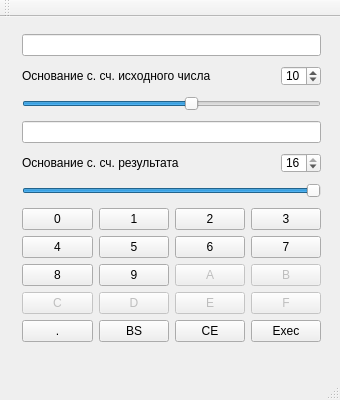
<?xml version="1.0" encoding="UTF-8"?>
<ui version="4.0">
 <class>MainWindow</class>
 <widget class="QMainWindow" name="MainWindow">
  <property name="geometry">
   <rect>
    <x>0</x>
    <y>0</y>
    <width>340</width>
    <height>400</height>
   </rect>
  </property>
  <property name="minimumSize">
   <size>
    <width>340</width>
    <height>400</height>
   </size>
  </property>
  <property name="maximumSize">
   <size>
    <width>340</width>
    <height>400</height>
   </size>
  </property>
  <property name="windowTitle">
   <string>Конвертер</string>
  </property>
  <widget class="QWidget" name="centralWidget">
   <widget class="QWidget" name="">
    <property name="geometry">
     <rect>
      <x>11</x>
      <y>2</y>
      <width>321</width>
      <height>341</height>
     </rect>
    </property>
    <layout class="QGridLayout" name="glAll">
     <item row="6" column="0" colspan="3">
      <layout class="QGridLayout" name="glButtons">
       <item row="0" column="0">
        <widget class="QPushButton" name="pb0">
         <property name="text">
          <string>0</string>
         </property>
         <property name="checkable">
          <bool>false</bool>
         </property>
        </widget>
       </item>
       <item row="0" column="1">
        <widget class="QPushButton" name="pb1">
         <property name="text">
          <string>1</string>
         </property>
        </widget>
       </item>
       <item row="0" column="2">
        <widget class="QPushButton" name="pb2">
         <property name="text">
          <string>2</string>
         </property>
        </widget>
       </item>
       <item row="0" column="3">
        <widget class="QPushButton" name="pb3">
         <property name="text">
          <string>3</string>
         </property>
        </widget>
       </item>
       <item row="1" column="0">
        <widget class="QPushButton" name="pb4">
         <property name="text">
          <string>4</string>
         </property>
        </widget>
       </item>
       <item row="1" column="1">
        <widget class="QPushButton" name="pb5">
         <property name="text">
          <string>5</string>
         </property>
        </widget>
       </item>
       <item row="1" column="2">
        <widget class="QPushButton" name="pb6">
         <property name="text">
          <string>6</string>
         </property>
        </widget>
       </item>
       <item row="1" column="3">
        <widget class="QPushButton" name="pb7">
         <property name="text">
          <string>7</string>
         </property>
        </widget>
       </item>
       <item row="2" column="0">
        <widget class="QPushButton" name="pb8">
         <property name="text">
          <string>8</string>
         </property>
        </widget>
       </item>
       <item row="2" column="1">
        <widget class="QPushButton" name="pb9">
         <property name="text">
          <string>9</string>
         </property>
        </widget>
       </item>
       <item row="2" column="2">
        <widget class="QPushButton" name="pbA">
         <property name="enabled">
          <bool>false</bool>
         </property>
         <property name="text">
          <string>A</string>
         </property>
        </widget>
       </item>
       <item row="2" column="3">
        <widget class="QPushButton" name="pbB">
         <property name="enabled">
          <bool>false</bool>
         </property>
         <property name="text">
          <string>B</string>
         </property>
        </widget>
       </item>
       <item row="3" column="0">
        <widget class="QPushButton" name="pbC">
         <property name="enabled">
          <bool>false</bool>
         </property>
         <property name="text">
          <string>C</string>
         </property>
        </widget>
       </item>
       <item row="3" column="1">
        <widget class="QPushButton" name="pbD">
         <property name="enabled">
          <bool>false</bool>
         </property>
         <property name="text">
          <string>D</string>
         </property>
        </widget>
       </item>
       <item row="3" column="2">
        <widget class="QPushButton" name="pbE">
         <property name="enabled">
          <bool>false</bool>
         </property>
         <property name="text">
          <string>E</string>
         </property>
        </widget>
       </item>
       <item row="3" column="3">
        <widget class="QPushButton" name="pbF">
         <property name="enabled">
          <bool>false</bool>
         </property>
         <property name="text">
          <string>F</string>
         </property>
        </widget>
       </item>
       <item row="4" column="0">
        <widget class="QPushButton" name="pbDot">
         <property name="text">
          <string>.</string>
         </property>
        </widget>
       </item>
       <item row="4" column="1">
        <widget class="QPushButton" name="pbBackspace">
         <property name="text">
          <string>BS</string>
         </property>
        </widget>
       </item>
       <item row="4" column="2">
        <widget class="QPushButton" name="pbClear">
         <property name="text">
          <string>CE</string>
         </property>
        </widget>
       </item>
       <item row="4" column="3">
        <widget class="QPushButton" name="pbExec">
         <property name="text">
          <string>Exec</string>
         </property>
        </widget>
       </item>
      </layout>
     </item>
     <item row="2" column="0" colspan="3">
      <widget class="QSlider" name="hsFrom">
       <property name="minimum">
        <number>2</number>
       </property>
       <property name="maximum">
        <number>16</number>
       </property>
       <property name="pageStep">
        <number>10</number>
       </property>
       <property name="value">
        <number>10</number>
       </property>
       <property name="orientation">
        <enum>Qt::Horizontal</enum>
       </property>
      </widget>
     </item>
     <item row="1" column="2">
      <widget class="QSpinBox" name="sbFrom">
       <property name="minimumSize">
        <size>
         <width>0</width>
         <height>0</height>
        </size>
       </property>
       <property name="maximumSize">
        <size>
         <width>40</width>
         <height>20</height>
        </size>
       </property>
       <property name="minimum">
        <number>2</number>
       </property>
       <property name="maximum">
        <number>16</number>
       </property>
       <property name="value">
        <number>10</number>
       </property>
      </widget>
     </item>
     <item row="1" column="0" colspan="2">
      <widget class="QLabel" name="lFrom">
       <property name="text">
        <string>Основание с. сч. исходного числа</string>
       </property>
      </widget>
     </item>
     <item row="3" column="0" colspan="3">
      <widget class="QLineEdit" name="leTo">
       <property name="readOnly">
        <bool>true</bool>
       </property>
       <property name="clearButtonEnabled">
        <bool>false</bool>
       </property>
      </widget>
     </item>
     <item row="5" column="0" colspan="3">
      <widget class="QSlider" name="hsTo">
       <property name="minimum">
        <number>2</number>
       </property>
       <property name="maximum">
        <number>16</number>
       </property>
       <property name="value">
        <number>16</number>
       </property>
       <property name="orientation">
        <enum>Qt::Horizontal</enum>
       </property>
      </widget>
     </item>
     <item row="4" column="0" colspan="2">
      <widget class="QLabel" name="lTo">
       <property name="text">
        <string>Основание с. сч. результата</string>
       </property>
      </widget>
     </item>
     <item row="4" column="2">
      <widget class="QSpinBox" name="sbTo">
       <property name="maximumSize">
        <size>
         <width>40</width>
         <height>20</height>
        </size>
       </property>
       <property name="minimum">
        <number>2</number>
       </property>
       <property name="maximum">
        <number>16</number>
       </property>
       <property name="value">
        <number>16</number>
       </property>
      </widget>
     </item>
     <item row="0" column="0" colspan="3">
      <widget class="QLineEdit" name="leFrom">
       <property name="clearButtonEnabled">
        <bool>true</bool>
       </property>
      </widget>
     </item>
    </layout>
   </widget>
  </widget>
  <widget class="QMenuBar" name="menuBar">
   <property name="geometry">
    <rect>
     <x>0</x>
     <y>0</y>
     <width>340</width>
     <height>21</height>
    </rect>
   </property>
  </widget>
  <widget class="QToolBar" name="mainToolBar">
   <attribute name="toolBarArea">
    <enum>TopToolBarArea</enum>
   </attribute>
   <attribute name="toolBarBreak">
    <bool>false</bool>
   </attribute>
  </widget>
  <widget class="QStatusBar" name="statusBar"/>
 </widget>
 <layoutdefault spacing="6" margin="11"/>
 <tabstops>
  <tabstop>leFrom</tabstop>
  <tabstop>sbFrom</tabstop>
  <tabstop>hsFrom</tabstop>
  <tabstop>leTo</tabstop>
  <tabstop>sbTo</tabstop>
  <tabstop>hsTo</tabstop>
  <tabstop>pb0</tabstop>
  <tabstop>pb1</tabstop>
  <tabstop>pb2</tabstop>
  <tabstop>pb3</tabstop>
  <tabstop>pb4</tabstop>
  <tabstop>pb5</tabstop>
  <tabstop>pb6</tabstop>
  <tabstop>pb7</tabstop>
  <tabstop>pb8</tabstop>
  <tabstop>pb9</tabstop>
  <tabstop>pbA</tabstop>
  <tabstop>pbB</tabstop>
  <tabstop>pbC</tabstop>
  <tabstop>pbD</tabstop>
  <tabstop>pbE</tabstop>
  <tabstop>pbF</tabstop>
  <tabstop>pbDot</tabstop>
  <tabstop>pbBackspace</tabstop>
  <tabstop>pbClear</tabstop>
  <tabstop>pbExec</tabstop>
 </tabstops>
 <resources/>
 <connections>
  <connection>
   <sender>sbFrom</sender>
   <signal>valueChanged(int)</signal>
   <receiver>hsFrom</receiver>
   <slot>setValue(int)</slot>
   <hints>
    <hint type="sourcelabel">
     <x>226</x>
     <y>85</y>
    </hint>
    <hint type="destinationlabel">
     <x>172</x>
     <y>108</y>
    </hint>
   </hints>
  </connection>
  <connection>
   <sender>hsFrom</sender>
   <signal>valueChanged(int)</signal>
   <receiver>sbFrom</receiver>
   <slot>setValue(int)</slot>
   <hints>
    <hint type="sourcelabel">
     <x>205</x>
     <y>107</y>
    </hint>
    <hint type="destinationlabel">
     <x>281</x>
     <y>81</y>
    </hint>
   </hints>
  </connection>
  <connection>
   <sender>sbTo</sender>
   <signal>valueChanged(int)</signal>
   <receiver>hsTo</receiver>
   <slot>setValue(int)</slot>
   <hints>
    <hint type="sourcelabel">
     <x>240</x>
     <y>163</y>
    </hint>
    <hint type="destinationlabel">
     <x>197</x>
     <y>187</y>
    </hint>
   </hints>
  </connection>
  <connection>
   <sender>hsTo</sender>
   <signal>valueChanged(int)</signal>
   <receiver>sbTo</receiver>
   <slot>setValue(int)</slot>
   <hints>
    <hint type="sourcelabel">
     <x>229</x>
     <y>189</y>
    </hint>
    <hint type="destinationlabel">
     <x>260</x>
     <y>159</y>
    </hint>
   </hints>
  </connection>
 </connections>
</ui>
